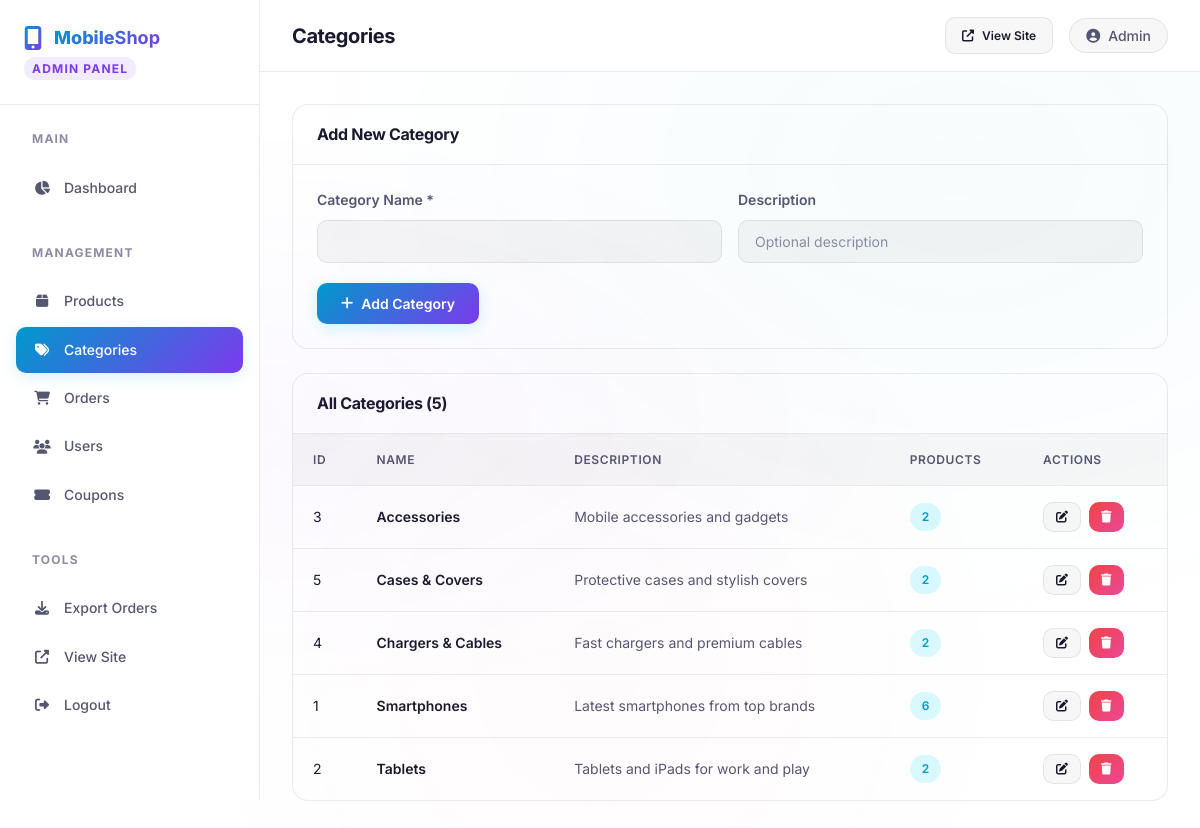
Screenshot of /admin/categories.php (signed in) with the database file from the repository.
### tables this page shows
CREATE TABLE IF NOT EXISTS categories (
    id INT AUTO_INCREMENT PRIMARY KEY,
    name VARCHAR(100) NOT NULL UNIQUE,
    description TEXT DEFAULT NULL,
    created_at TIMESTAMP DEFAULT CURRENT_TIMESTAMP
);

### includes/functions.php (called while the page is built, shortened)
<?php
function sanitize($data) {
    return htmlspecialchars(trim($data), ENT_QUOTES, 'UTF-8');
}

### admin/categories.php (the view, shortened to what this page needs)
<?php
$adminPageTitle = 'Categories';
require_once __DIR__ . '/includes/header.php';
$categories = $db->query("SELECT c.*, COUNT(p.id) as product_count FROM categories c LEFT JOIN products p ON c.id = p.category_id GROUP BY c.id ORDER BY c.name")->fetchAll();
$editCategory = null;
?>
<div class="admin-card" style="margin-bottom: var(--space-6);">
    <div class="admin-card-header">
        <h3><?php echo $editCategory ? 'Edit Category' : 'Add New Category'; ?></h3>
    </div>
    <div class="admin-card-body">
        <form method="POST">
            <div class="form-row">
                <div class="form-group">
                    <label class="form-label" for="name">Category Name *</label>
                    <input type="text" id="name" name="name" class="form-control" value="<?php echo sanitize($editCategory['name'] ?? ''); ?>" required>
                </div>
                <div class="form-group">
                    <label class="form-label" for="description">Description</label>
                    <input type="text" id="description" name="description" class="form-control" value="<?php echo sanitize($editCategory['description'] ?? ''); ?>" placeholder="Optional description">
                </div>
            </div>
            <div style="display: flex; gap: var(--space-3);">
                <button type="submit" class="btn btn-primary">
                    <i class="fas fa-<?php echo $editCategory ? 'save' : 'plus'; ?>"></i>
                    <?php echo $editCategory ? 'Update Category' : 'Add Category'; ?>
                </button>
            </div>
        </form>
    </div>
</div>
<div class="admin-card">
    <div class="admin-card-header">
        <h3>All Categories (<?php echo count($categories); ?>)</h3>
    </div>
    <?php if (empty($categories)): ?>
    <div class="admin-card-body" style="text-align: center; color: var(--text-muted); padding: var(--space-10);">
        No categories yet. Add one above!
    </div>
    <?php else: ?>
    <div style="overflow-x: auto;">
        <table class="table">
            <thead>
                <tr>
                    <th>ID</th>
                    <th>Name</th>
                    <th>Description</th>
                    <th>Products</th>
                    <th>Actions</th>
                </tr>
            </thead>
            <tbody>
                <?php foreach ($categories as $cat): ?>
                <tr>
                    <td><?php echo $cat['id']; ?></td>
                    <td style="font-weight: 600;"><?php echo sanitize($cat['name']); ?></td>
                    <td style="color: var(--text-secondary);"><?php echo sanitize($cat['description'] ?? '—'); ?></td>
                    <td><span class="badge badge-processing"><?php echo $cat['product_count']; ?></span></td>
                    <td>
                        <div class="admin-actions">
                            <a href="?edit=<?php echo $cat['id']; ?>" class="btn btn-secondary btn-sm"><i class="fas fa-edit"></i></a>
                            <a href="?delete=<?php echo $cat['id']; ?>" class="btn btn-danger btn-sm" onclick="return confirm('Delete this category? Products in this category will become uncategorized.')">
                                <i class="fas fa-trash"></i>
                            </a>
                        </div>
                    </td>
                </tr>
                <?php endforeach; ?>
            </tbody>
        </table>
    </div>
    <?php endif; ?>
</div>
        </div>
    </main>
</div>
</body>
</html>

### admin/includes/header.php (shortened to what this page needs)
<!DOCTYPE html>
<html lang="en">
<head>
    <link rel="stylesheet" href="https://cdnjs.cloudflare.com/ajax/libs/font-awesome/6.5.1/css/all.min.css">
    <link rel="stylesheet" href="<?php echo SITE_URL; ?>/assets/css/style.css">
    <link rel="stylesheet" href="<?php echo SITE_URL; ?>/assets/css/admin.css">
</head>
<body>
<div class="admin-layout">
    <?php require_once __DIR__ . '/sidebar.php'; ?>
    <main class="admin-main">
        <div class="admin-topbar">
            <div class="admin-topbar-left">
                <h1><?php echo sanitize($adminPageTitle ?? 'Dashboard'); ?></h1>
            </div>
            <div class="admin-topbar-right">
                <a href="<?php echo SITE_URL; ?>" class="btn btn-secondary btn-sm" target="_blank">
                    <i class="fas fa-external-link-alt"></i> View Site
                </a>
                <div class="user-menu">
                    <button class="user-menu-btn" id="user-menu-btn" type="button">
                        <i class="fas fa-user-circle"></i>
                        <span><?php echo sanitize($_SESSION['user_name']); ?></span>
                    </button>
                </div>
            </div>
        </div>
        <div class="admin-content">

### admin/includes/sidebar.php
<?php
$currentAdminPage = basename($_SERVER['PHP_SELF']);
?>
<aside class="admin-sidebar" id="admin-sidebar">
    <div class="admin-sidebar-header">
        <a href="<?php echo SITE_URL; ?>/admin/" class="logo">
            <i class="fas fa-mobile-screen-button"></i>
            <span>Mobile<strong>Shop</strong></span>
        </a>
        <div class="admin-label">Admin Panel</div>
    </div>
    <nav class="admin-nav">
        <div class="admin-nav-section">
            <div class="admin-nav-section-title">Main</div>
            <a href="<?php echo SITE_URL; ?>/admin/"
               class="<?php echo $currentAdminPage === 'index.php' ? 'active' : ''; ?>">
                <i class="fas fa-chart-pie"></i> Dashboard
            </a>
        </div>
        <div class="admin-nav-section">
            <div class="admin-nav-section-title">Management</div>
            <a href="<?php echo SITE_URL; ?>/admin/products.php"
               class="<?php echo in_array($currentAdminPage, ['products.php','add-product.php','edit-product.php']) ? 'active' : ''; ?>">
                <i class="fas fa-box"></i> Products
            </a>
            <a href="<?php echo SITE_URL; ?>/admin/categories.php"
               class="<?php echo $currentAdminPage === 'categories.php' ? 'active' : ''; ?>">
                <i class="fas fa-tags"></i> Categories
            </a>
            <a href="<?php echo SITE_URL; ?>/admin/orders.php"
               class="<?php echo $currentAdminPage === 'orders.php' ? 'active' : ''; ?>">
                <i class="fas fa-shopping-cart"></i> Orders
            </a>
            <a href="<?php echo SITE_URL; ?>/admin/users.php"
               class="<?php echo $currentAdminPage === 'users.php' ? 'active' : ''; ?>">
                <i class="fas fa-users"></i> Users
            </a>
            <a href="<?php echo SITE_URL; ?>/admin/coupons.php"
               class="<?php echo $currentAdminPage === 'coupons.php' ? 'active' : ''; ?>">
                <i class="fas fa-ticket-alt"></i> Coupons
            </a>
        </div>
        <div class="admin-nav-section">
            <div class="admin-nav-section-title">Tools</div>
            <a href="<?php echo SITE_URL; ?>/admin/export-orders.php" target="_blank">
                <i class="fas fa-download"></i> Export Orders
            </a>
            <a href="<?php echo SITE_URL; ?>/" target="_blank">
                <i class="fas fa-external-link-alt"></i> View Site
            </a>
            <a href="<?php echo SITE_URL; ?>/pages/login.php?logout=1">
                <i class="fas fa-sign-out-alt"></i> Logout
            </a>
        </div>
    </nav>
</aside>

### assets/css/admin.css (style rules this page uses)
.admin-layout { display: flex; min-height: 100vh; }
.admin-sidebar { width: var(--sidebar-width); background: rgba(255, 255, 255, 0.97); backdrop-filter: blur(20px); border-right: 1px solid var(--border-color); position: fixed; top: 0; left: 0; height: 100vh; overflow-y: auto; z-index: 100; transition: transform var(--transition-base); }
.admin-sidebar-header { padding: var(--space-6); border-bottom: 1px solid var(--border-color); }
.admin-sidebar-header .logo { font-size: var(--font-size-lg); }
.admin-sidebar-header .admin-label { display: inline-block; font-size: var(--font-size-xs); color: var(--accent-purple); font-weight: 700; text-transform: uppercase; letter-spacing: 0.1em; margin-top: var(--space-1); padding: 2px 8px; background: rgba(124, 58, 237, 0.1); border-radius: var(--radius-full); }
.admin-nav { padding: var(--space-4); }
.admin-nav-section { margin-bottom: var(--space-6); }
.admin-nav-section-title { font-size: var(--font-size-xs); font-weight: 700; color: var(--text-muted); text-transform: uppercase; letter-spacing: 0.1em; padding: var(--space-2) var(--space-4); margin-bottom: var(--space-2); }
.admin-nav a { display: flex; align-items: center; gap: var(--space-3); padding: var(--space-3) var(--space-4); color: var(--text-secondary); border-radius: var(--radius-md); font-size: var(--font-size-sm); font-weight: 500; transition: all var(--transition-fast); text-decoration: none; margin-bottom: 2px; }
.admin-nav a i { width: 20px; text-align: center; font-size: var(--font-size-sm); }
.admin-nav a.active { background: var(--gradient-primary); color: white; box-shadow: 0 4px 15px rgba(0, 153, 204, 0.15); }
.admin-main { flex: 1; margin-left: var(--sidebar-width); min-height: 100vh; }
.admin-topbar { display: flex; align-items: center; justify-content: space-between; padding: var(--space-4) var(--space-8); background: rgba(255, 255, 255, 0.95); backdrop-filter: blur(20px); border-bottom: 1px solid var(--border-color); position: sticky; top: 0; z-index: 50; height: var(--header-height); }
.admin-topbar-left { display: flex; align-items: center; gap: var(--space-4); }
.admin-topbar-left h1 { font-size: var(--font-size-xl); font-weight: 700; }
.admin-topbar-right { display: flex; align-items: center; gap: var(--space-4); }
.admin-content { padding: var(--space-8); }
.admin-card { background: var(--bg-card); border: 1px solid var(--border-color); border-radius: var(--radius-lg); overflow: hidden; }
.admin-card-header { display: flex; align-items: center; justify-content: space-between; padding: var(--space-5) var(--space-6); border-bottom: 1px solid var(--border-color); }
.admin-card-header h3 { font-size: var(--font-size-base); font-weight: 700; }
.admin-card-body { padding: var(--space-6); }
.admin-actions { display: flex; gap: var(--space-2); }
.admin-actions .btn { padding: var(--space-2) var(--space-3); font-size: var(--font-size-xs); }

### rows the page displays
categories: id "3", name "Accessories", description "Mobile accessories and gadgets", product_count "2"
categories: id "5", name "Cases & Covers", description "Protective cases and stylish covers", product_count "2"
categories: id "4", name "Chargers & Cables", description "Fast chargers and premium cables", product_count "2"
categories: id "1", name "Smartphones", description "Latest smartphones from top brands", product_count "6"
categories: id "2", name "Tablets", description "Tablets and iPads for work and play", product_count "2"

### other values shown
$adminPageTitle "Categories"
$_SESSION['user_name'] "Admin"
count($categories) "5"
